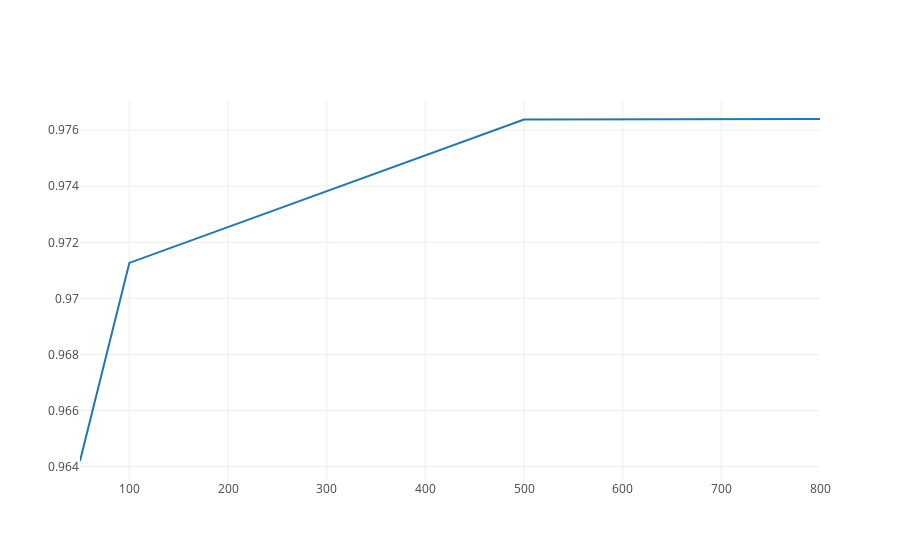
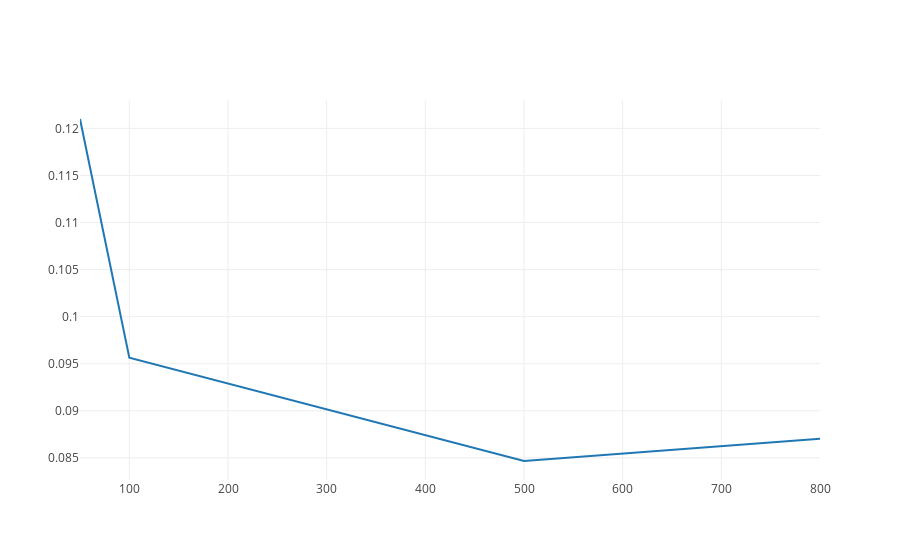
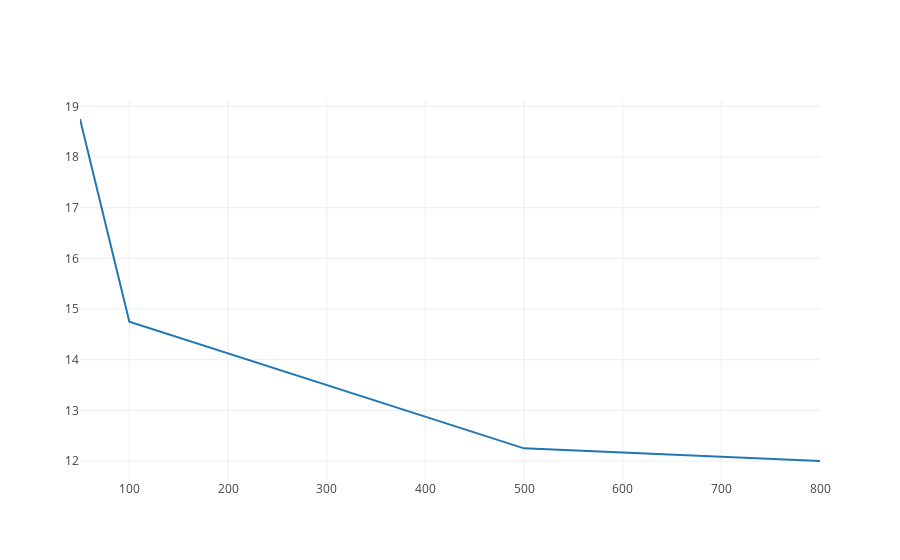

Notebook code for these charts, in order:
### Code cell
def enable_plotly_in_cell():
  import IPython
  from plotly.offline import init_notebook_mode
#
# OLD (google colab)
#  display(IPython.core.display.HTML('''
#        <script src="/static/components/requirejs/require.js"></script>
#  '''))
#  init_notebook_mode(connected=False)
#
# New (OSC) [thanks to Stephen Gant for this!]
  init_notebook_mode(connected=True)

from plotly.offline import iplot
import plotly.graph_objs as go
import numpy as np

enable_plotly_in_cell()
#
# Costs
data1 = go.Scatter(
    x=np.array([50,100,500,800]),
    y=avg_acc__test_list,
    mode='lines',
    name="Avg Test Accuracy"
)
iplot(dict(data=[data1]))

data2 = go.Scatter(
    x=np.array([50,100,500,800]),
    y=avg_loss_test_list,
    mode='lines',
    name="Avg Test Loss"
)

iplot(dict(data=[data2]))

data3 = go.Scatter(
    x=np.array([50,100,500,800]),
    y=avg_epochs_list,
    mode='lines',
    name="Average N Epochs"
)
iplot(dict(data=[data3]))

### Figure 1 — Plotly figure (JSON) as saved in the notebook; plotly's stock layout.template omitted (floating-point values rounded to 4 significant figures)
{"data": [{"mode": "lines", "name": "Avg Test Accuracy", "type": "scatter", "uid": "eb7d8892-80f3-4fe7-9d7f-8a6bfa7aeb8f", "x": [50, 100, 500, 800], "y": [0.9642, 0.9713, 0.9764, 0.9764]}], "layout": {}}

### Figure 2 — Plotly figure (JSON) as saved in the notebook; plotly's stock layout.template omitted (floating-point values rounded to 4 significant figures)
{"data": [{"mode": "lines", "name": "Avg Test Loss", "type": "scatter", "uid": "a31504ef-3204-4dda-bf06-bcfca7e1576e", "x": [50, 100, 500, 800], "y": [0.121, 0.09564, 0.08466, 0.08703]}], "layout": {}}

### Figure 3 — Plotly figure (JSON) as saved in the notebook; plotly's stock layout.template omitted (floating-point values rounded to 4 significant figures)
{"data": [{"mode": "lines", "name": "Average N Epochs", "type": "scatter", "uid": "019f9e92-0329-42d2-b38b-a284afa479aa", "x": [50, 100, 500, 800], "y": [18.75, 14.75, 12.25, 12]}], "layout": {}}
